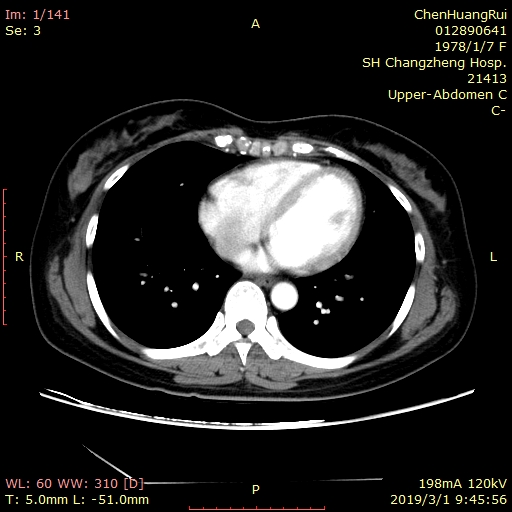
#> input picture image/IMG-0001-00001.jpg, 512 x 512 px, found by its file name
$ python cv2_thresholding.py
#> lines starting #> are read from the running program, lines starting #| are printed output that depends on the picture; after the words box and inside, x2 and y2 are one past the last pixel; in counts of white or black regions, pixels touching at a corner belong together
# ex2tron's blog:
# http://ex2tron.wang

import cv2
import matplotlib.pyplot as plt

path = r"D:\TONG\github\Monologuethl\image\IMG-0001-00001.jpg"

# 灰度图读入
img = cv2.imread(path, 0)
#> img: shape (512, 512); min 0, max 255, mean 35.7
# 阈值分割，ret：return value缩写，代表当前的阈值，暂时不用理会
ret, th = cv2.threshold(img, 170, 200, cv2.THRESH_BINARY)
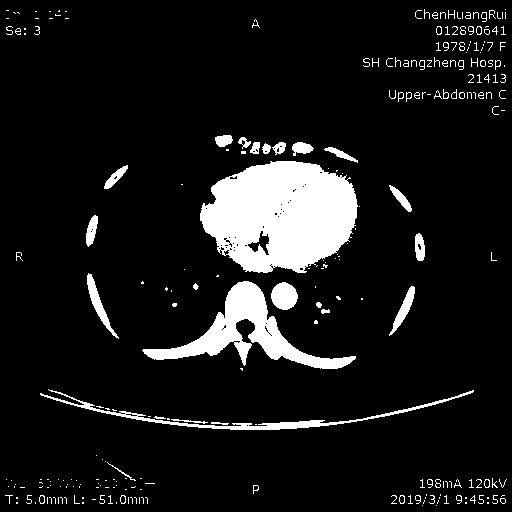
#> th: shape (512, 512); values 0 (black) and 200 (white), 9.8% white; 265 white regions (187 under 20 px), largest, box (x1, y1, x2, y2) and area: (200, 161, 358, 273) 13079, (142, 281, 356, 369) 5038, (40, 389, 474, 430) 1693
cv2.imshow('thresh', th)
cv2.waitKey(0)

# 应用5种不同的阈值方法
ret, th1 = cv2.threshold(img, 127, 255, cv2.THRESH_BINARY)
#> th1: shape (512, 512); 12.1% white; 346 white regions (237 under 20 px), largest, box (x1, y1, x2, y2) and area: (199, 158, 362, 275) 14686, (141, 281, 359, 378) 6658, (39, 389, 475, 430) 2104

ret, th2 = cv2.threshold(img, 127, 255, cv2.THRESH_BINARY_INV)

ret, th3 = cv2.threshold(img, 127, 255, cv2.THRESH_TRUNC)

ret, th4 = cv2.threshold(img, 127, 255, cv2.THRESH_TOZERO)

ret, th5 = cv2.threshold(img, 127, 255, cv2.THRESH_TOZERO_INV)
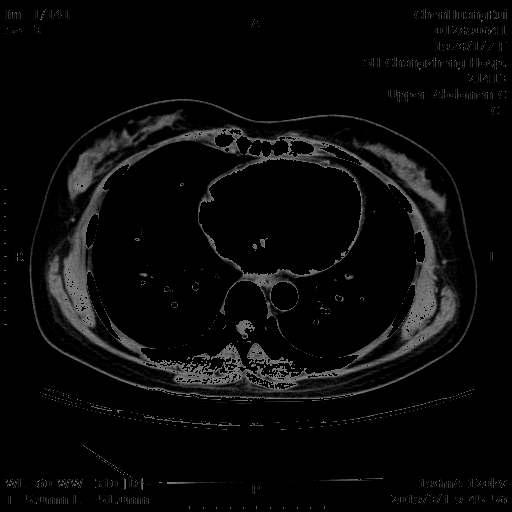
#> th5: shape (512, 512); min 0, max 127, mean 9.2

titles = ['Original', 'BINARY', 'BINARY_INV', 'TRUNC', 'TOZERO', 'TOZERO_INV']
images = [img, th1, th2, th3, th4, th5]

# 使用Matplotlib显示
for i in range(6):
    plt.subplot(2, 3, i + 1)
    plt.imshow(images[i], 'gray')
    plt.title(titles[i], fontsize=8)
    plt.xticks([]), plt.yticks([])  # 隐藏坐标轴
plt.show()


# 自适应阈值对比固定阈值
img = cv2.imread(r'D:\TONG\PycharmProjects\ultrasound image\image\5.jpg', 0)
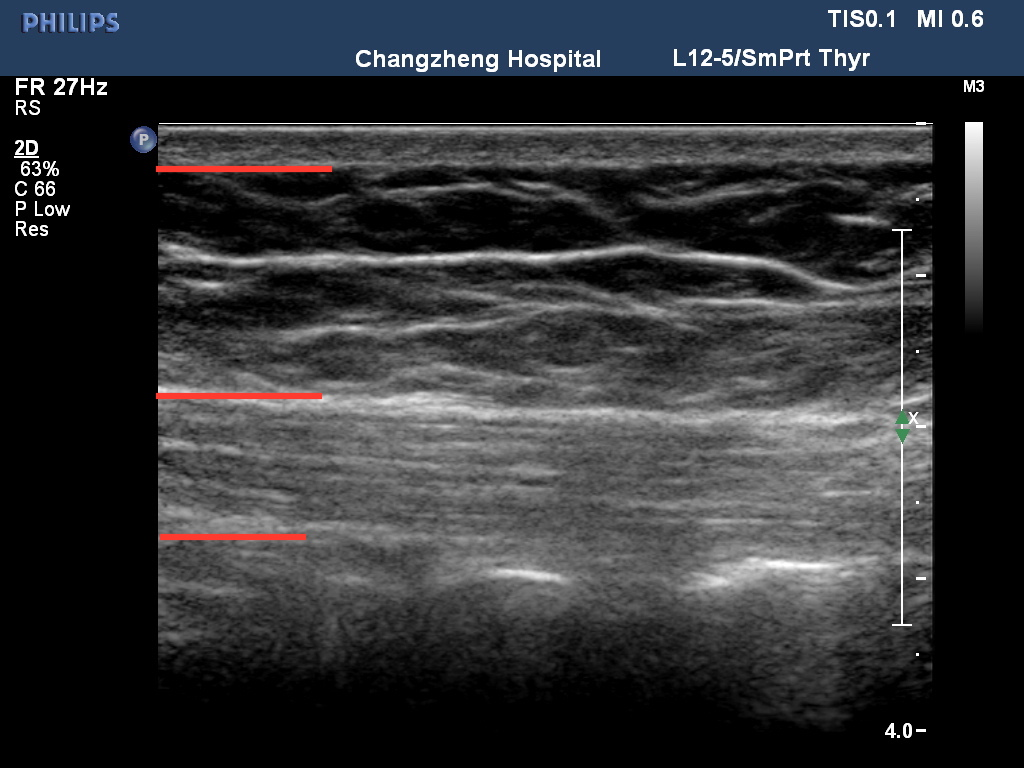
#> input picture image/5.jpg, 1024 x 768 px, found by its file name
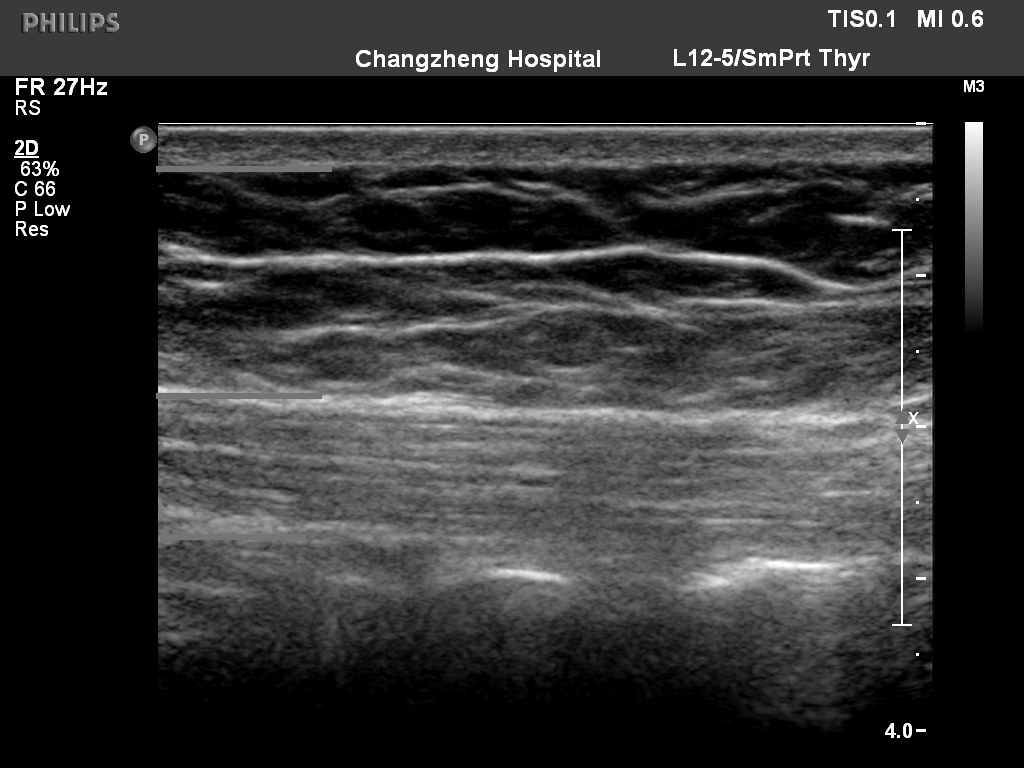
#> img: shape (768, 1024); min 0, max 255, mean 49.6

# 固定阈值
ret, th1 = cv2.threshold(img, 127, 255, cv2.THRESH_BINARY)
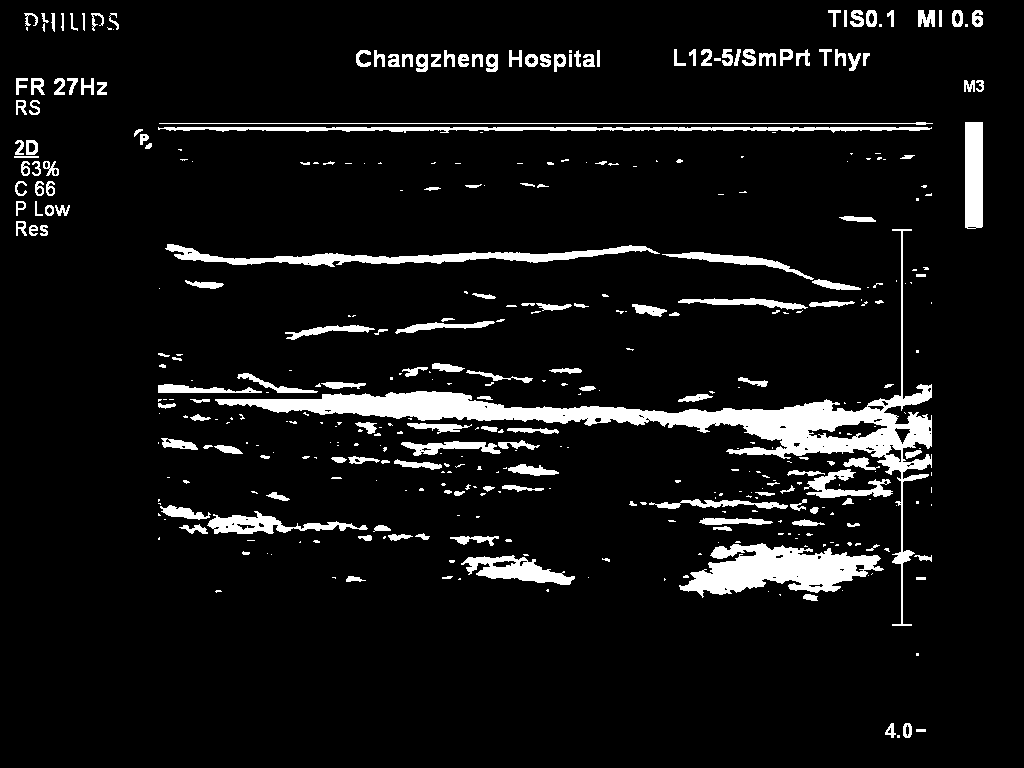
#> th1: shape (768, 1024); 7.5% white; 414 white regions (225 under 20 px), largest, box (x1, y1, x2, y2) and area: (215, 229, 932, 626) 17487, (679, 543, 884, 598) 6169, (165, 244, 660, 267) 3523
# 自适应阈值
th2 = cv2.adaptiveThreshold(
    img, 255, cv2.ADAPTIVE_THRESH_MEAN_C, cv2.THRESH_BINARY, 11, 4)
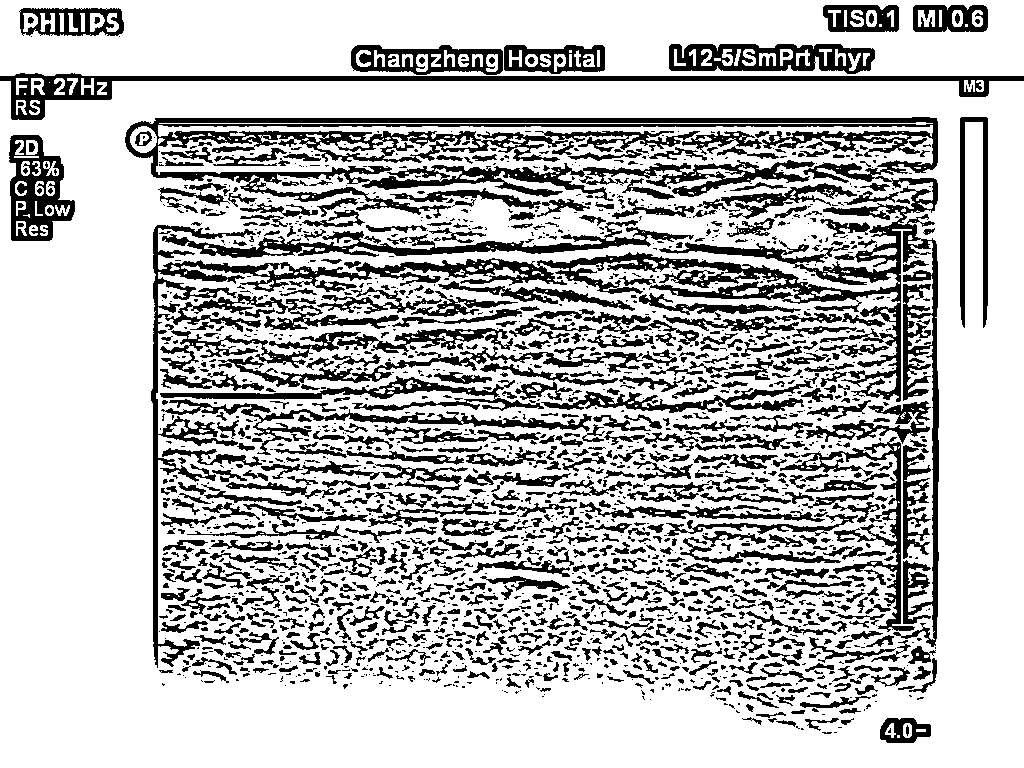
#> th2: shape (768, 1024); 74.2% white; 2005 black regions (1172 under 20 px), largest, box (x1, y1, x2, y2) and area: (125, 117, 939, 668) 53888, (0, 73, 1024, 120) 7234, (162, 220, 694, 258) 4788
th3 = cv2.adaptiveThreshold(
    img, 255, cv2.ADAPTIVE_THRESH_GAUSSIAN_C, cv2.THRESH_BINARY, 17, 6)
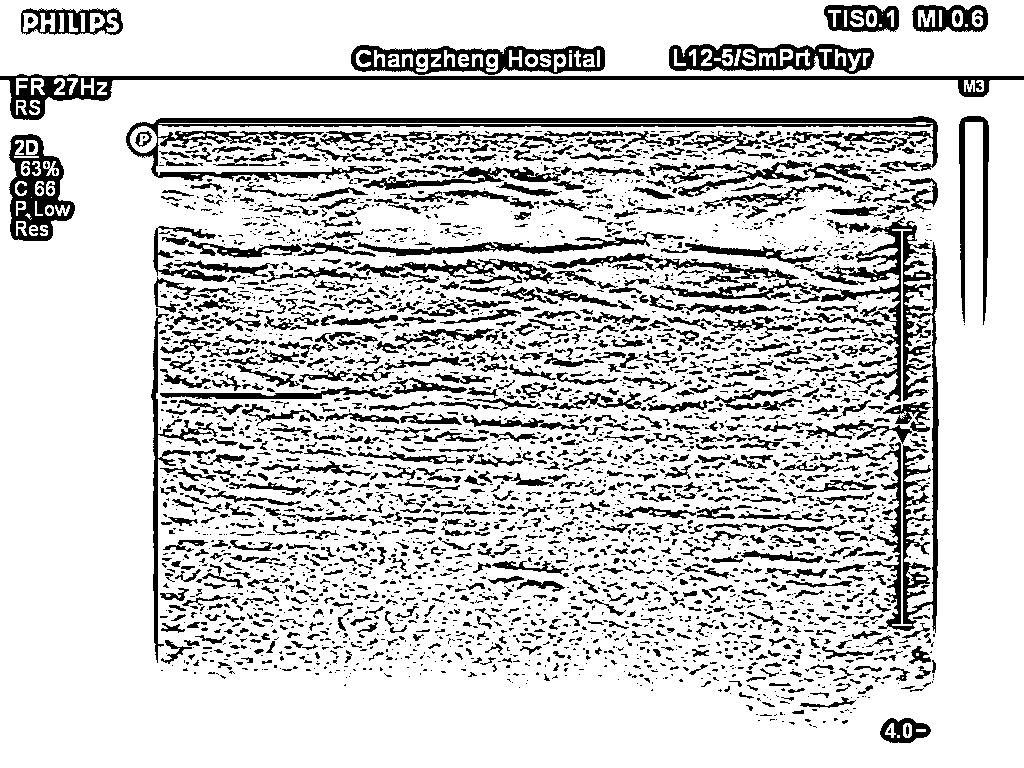
#> th3: shape (768, 1024); 80.8% white; 3650 black regions (2566 under 20 px), largest, box (x1, y1, x2, y2) and area: (815, 216, 939, 633) 10045, (126, 116, 938, 183) 9349, (0, 74, 1024, 120) 6225

titles = ['Original', 'Global(v = 127)', 'Adaptive Mean', 'Adaptive Gaussian']
images = [img, th1, th2, th3]

for i in range(4):
    plt.subplot(2, 2, i + 1), plt.imshow(images[i], 'gray')
    plt.title(titles[i], fontsize=8)
    plt.xticks([]), plt.yticks([])
plt.show()
